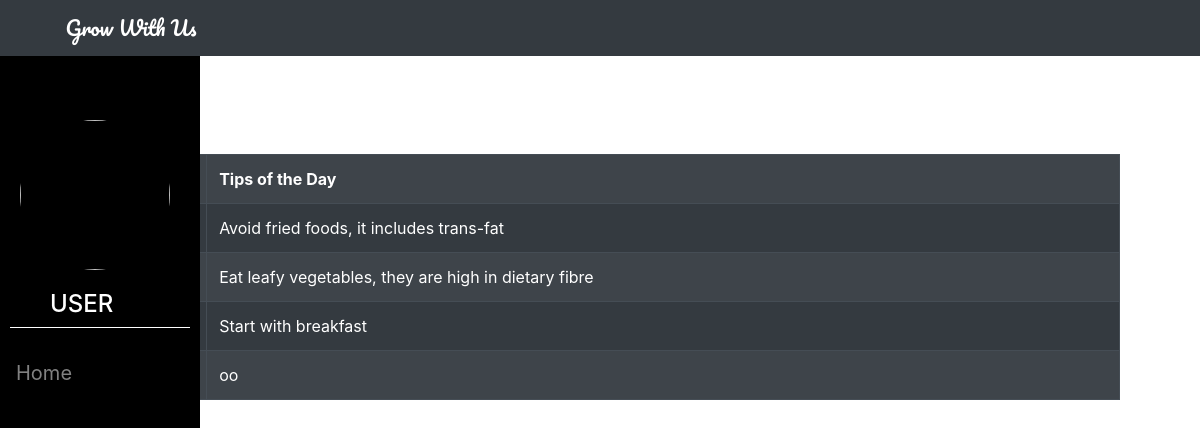
The app's page /user_view_dietchart_tip9 with its own data.
### app/models.py (models this page shows)
class diet_chart(models.Model):
    diets=models.ForeignKey(Dietition,on_delete=models.CASCADE)
    diet_name=models.CharField(max_length=30,null=True)
    chart_heading=models.CharField(max_length=5000,null=True)
    explanation=models.CharField(max_length=5000,null=True)

### app/views.py (the view)
# urls.py: path('user_view_dietchart_tip<str:pk>',views.user_view_dietchart_tips,name='view_dietchart'),
def user_view_dietchart_tips(request,pk):
    b=Dietition.objects.get(id=pk)
    print("hai")
    print(b)
    s=diet_chart.objects.filter(diets=b)
    di={'view':s}
    return render(request,'user_views_the_addchart.html',di)

### app/models.py (called while the page is built)
    def __str__(self):
        return self.diet_Name

### app/templates/user_views_the_addchart.html (shortened to what this page needs)
{% load static %}
{% get_static_prefix as d %}
<!doctype html>
<html lang="en">
  <head>
    <link rel="stylesheet" href="https://stackpath.bootstrapcdn.com/bootstrap/4.3.1/css/bootstrap.min.css">
  </head>
  <body>
    <div class="sidebar">
        <div class="imgs">
          <img src="{{d}}img/user_logo.jpg" alt="" width="150px">
        </div>
        <h4 style="color: white; padding:0px 50px;">USER</h4>
      <div class="but"></div> <br>
      <a href="user_applys">Home</a>
      </div>
    <nav class="navbar navbar-expand-sm bg-dark">
      <div class="navbar-brand">Grow With Us</div>
    </nav>
    <div class="container">
        <table class="table table-dark table-bordered table-striped table-hover mt-5">
            <tr>
                <th>Day</th>
                <th>Tips of the Day</th>
            </tr>
            {% for i in view %}
            <tr>
                <td>{{i.chart_heading}}</td>
                <td>{{i.explanation}}</td>
            </tr>
            {% endfor %}
            </table>
    </div>
  </body>
</html>

### app/templates/user_views_the_addchart.html (style rules this page uses)
body { background: url(https://images.pexels.com/photos/162583/work-workplace-office-computer-162583.jpeg?auto=compress&cs=tinysrgb&w=1260&h=750&dpr=1); background-size: cover; background-attachment: fixed; }
.imgs img { height: 150px; width: 150px; border-radius: 100px; margin-top: 100px; }
.imgs { padding: 20px; }
.sidebar { margin: 0; padding: 0; width: 200px; background-color: black; position: fixed; height: 100%; overflow: auto; }
.sidebar a { padding: 6px 8px 6px 16px; text-decoration: none; font-size: 20px; color: #818181; display: block; text-transform: capitalize; }
.but { margin-left: 10px; width: 180px; height: 1px; background-color: white; }
.navbar-brand { color: white; font-family: 'Pacifico', cursive; }
.container { padding: 50px; }

### records on screen
diet_chart: explanation "Avoid fried foods, it includes trans-fat"
diet_chart: explanation "Eat leafy vegetables, they are high in dietary fibre"
diet_chart: explanation "Start with breakfast"
diet_chart: explanation "oo"
